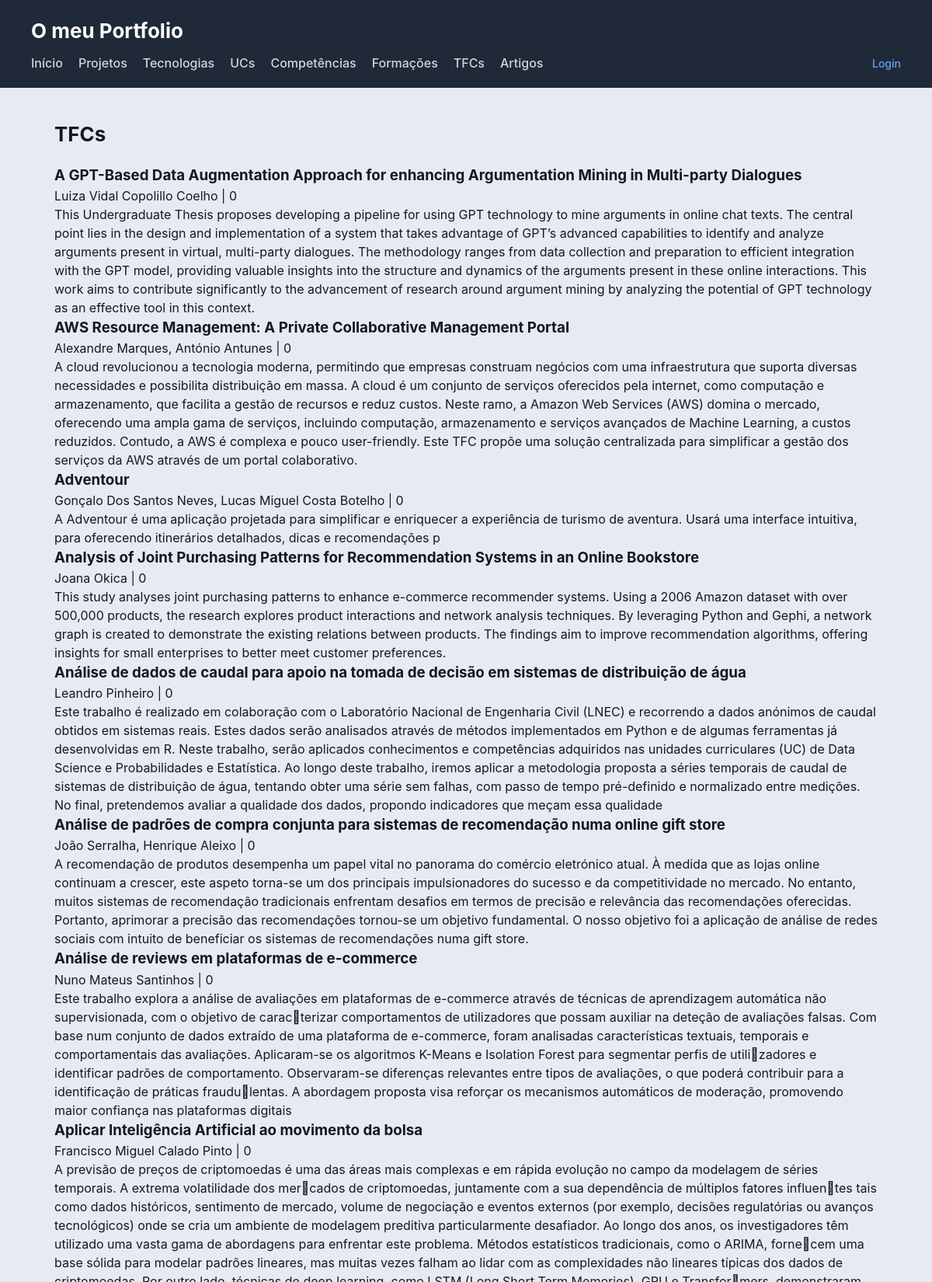
Screenshot of /tfcs/ (upper part) with the database file from the repository.
### portfolio/models.py (models this page shows, shortened)
class TFC(models.Model):
    titulo = models.CharField(max_length=300)
    descricao = models.TextField(blank=True)
    ano = models.IntegerField(default=0)
    autor = models.CharField(max_length=200)
    orientador = models.TextField(blank=True)
    licenciatura = models.ForeignKey(
        Licenciatura, on_delete=models.SET_NULL, null=True, blank=True)
    url_repositorio = models.URLField(blank=True)
    pdf = models.URLField(blank=True)
    imagem = models.URLField(blank=True)
    resumo = models.TextField(blank=True)
    palavras_chave = models.TextField(blank=True)
    areas = models.TextField(blank=True)
    classificacao = models.IntegerField(default=0)
    destaque = models.BooleanField(default=False)
    tecnologias = models.ManyToManyField(Tecnologia, blank=True, related_name='tfcs')
    class Meta:
        verbose_name = 'TFC'
        verbose_name_plural = 'TFCs'

### portfolio/views.py (the view)
# urls.py: path('tfcs/', views.tfcs_view, name='tfcs'),
def tfcs_view(request):
    tfcs = TFC.objects.all()
    return render(request, 'portfolio/tfcs.html', {'tfcs': tfcs})

### portfolio/templates/portfolio/tfcs.html (shortened to what this page needs)
{% extends 'portfolio/base.html' %}
{% block content %}
<h2>TFCs</h2>
{% for tfc in tfcs %}
<article>
    <h3>{{ tfc.titulo }}</h3>
    <p>{{ tfc.autor }} | {{ tfc.ano }}</p>
    <p>{{ tfc.descricao }}</p>
</article>
{% empty %}<p>Nenhum TFC.</p>
{% endfor %}
{% endblock %}

### portfolio/static/portfolio/styles.css (style rules this page uses)
* { box-sizing: border-box; margin: 0; padding: 0; }
body { font-family: "Inter", "Segoe UI", system-ui, -apple-system, sans-serif; background: #e6ebf2; color: #111827; line-height: 1.5; }
h2 { margin-bottom: 20px; font-size: 26px; }

### rows the page displays
TFC: titulo "A GPT-Based Data Augmentation Approach for enhancing Argumentation Mining in Multi-party Dialogues", autor "Luiza Vidal Copolillo Coelho", ano "0", descricao "This Undergraduate Thesis proposes developing a pipeline for using GPT technology to mine arguments in online chat texts. The central point lies in the design and implementation of a system that takes advantage of GPT’s advanced capabilities to identify and analyze arguments present in virtual, multi-party dialogues. The methodology ranges from data collection and preparation to efficient integration with the GPT model, providing valuable insights into the structure and dynamics of the arguments present in these online interactions. This work aims to contribute significantly to the advancement of research around argument mining by analyzing the potential of GPT technology as an effective…"
TFC: titulo "AWS Resource Management: A Private Collaborative Management Portal", autor "Alexandre Marques, António Antunes", ano "0", descricao "A cloud revolucionou a tecnologia moderna, permitindo que empresas construam negócios com uma infraestrutura que suporta diversas necessidades e possibilita distribuição em massa. A cloud é um conjunto de serviços oferecidos pela internet, como computação e armazenamento, que facilita a gestão de recursos e reduz custos. Neste ramo, a Amazon Web Services (AWS) domina o mercado, oferecendo uma ampla gama de serviços, incluindo computação, armazenamento e serviços avançados de Machine Learning, a custos reduzidos. Contudo, a AWS é complexa e pouco user-friendly. Este TFC propõe uma solução centralizada para simplificar a gestão dos serviços da AWS através de um portal colaborativo."
TFC: titulo "Adventour", autor "Gonçalo Dos Santos Neves, Lucas Miguel Costa Botelho", ano "0", descricao "A Adventour é uma aplicação projetada para simplificar e enriquecer a experiência de turismo de aventura. Usará uma interface intuitiva, para oferecendo itinerários detalhados, dicas e recomendações p"
TFC: titulo "Analysis of Joint Purchasing Patterns for Recommendation Systems in an Online Bookstore", autor "Joana Okica", ano "0", descricao "This study analyses joint purchasing patterns to enhance e-commerce recommender systems. Using a 2006 Amazon dataset with over 500,000 products, the research explores product interactions and network analysis techniques. By leveraging Python and Gephi, a network graph is created to demonstrate the existing relations between products. The findings aim to improve recommendation algorithms, offering insights for small enterprises to better meet customer preferences."
TFC: titulo "Análise de dados de caudal para apoio na tomada de decisão em sistemas de distribuição de água", autor "Leandro Pinheiro", ano "0", descricao "Este trabalho é realizado em colaboração com o Laboratório Nacional de Engenharia Civil (LNEC) e recorrendo a dados anónimos de caudal obtidos em sistemas reais. Estes dados serão analisados através de métodos implementados em Python e de algumas ferramentas já desenvolvidas em R. Neste trabalho, serão aplicados conhecimentos e competências adquiridos nas unidades curriculares (UC) de Data Science e Probabilidades e Estatística. Ao longo deste trabalho, iremos aplicar a metodologia proposta a séries temporais de caudal de sistemas de distribuição de água, tentando obter uma série sem falhas, com passo de tempo pré-definido e normalizado entre medições. No final, pretendemos avaliar a…"
TFC: titulo "Análise de padrões de compra conjunta para sistemas de recomendação numa online gift store", autor "João Serralha, Henrique Aleixo", ano "0", descricao "A recomendação de produtos desempenha um papel vital no panorama do comércio eletrónico atual. À medida que as lojas online continuam a crescer, este aspeto torna-se um dos principais impulsionadores do sucesso e da competitividade no mercado. No entanto, muitos sistemas de recomendação tradicionais enfrentam desafios em termos de precisão e relevância das recomendações oferecidas. Portanto, aprimorar a precisão das recomendações tornou-se um objetivo fundamental. O nosso objetivo foi a aplicação de análise de redes sociais com intuito de beneficiar os sistemas de recomendações numa gift store."
TFC: titulo "Análise de reviews em plataformas de e-commerce", autor "Nuno Mateus Santinhos", ano "0", descricao "Este trabalho explora a análise de avaliações em plataformas de e-commerce através de técnicas de aprendizagem automática não supervisionada, com o objetivo de carac\u0002terizar comportamentos de utilizadores que possam auxiliar na deteção de avaliações falsas. Com base num conjunto de dados extraído de uma plataforma de e-commerce, foram analisadas características textuais, temporais e comportamentais das avaliações. Aplicaram-se os algoritmos K-Means e Isolation Forest para segmentar perfis de utili\u0002zadores e identificar padrões de comportamento. Observaram-se diferenças relevantes entre tipos de avaliações, o que poderá contribuir para a identificação de práticas fraudu\u0002lentas. A abordagem…"
TFC: titulo "Aplicar Inteligência Artificial ao movimento da bolsa", autor "Francisco Miguel Calado Pinto", ano "0"
